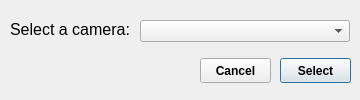
<?xml version="1.0" encoding="UTF-8"?>
<ui version="4.0">
 <class>DialogChooseCamer</class>
 <widget class="QDialog" name="DialogChooseCamer">
  <property name="geometry">
   <rect>
    <x>0</x>
    <y>0</y>
    <width>360</width>
    <height>100</height>
   </rect>
  </property>
  <property name="minimumSize">
   <size>
    <width>360</width>
    <height>100</height>
   </size>
  </property>
  <property name="maximumSize">
   <size>
    <width>360</width>
    <height>100</height>
   </size>
  </property>
  <property name="windowTitle">
   <string>Choose Camera</string>
  </property>
  <widget class="QLabel" name="label_Name">
   <property name="geometry">
    <rect>
     <x>10</x>
     <y>19</y>
     <width>121</width>
     <height>21</height>
    </rect>
   </property>
   <property name="font">
    <font>
     <pointsize>12</pointsize>
    </font>
   </property>
   <property name="text">
    <string>Select a camera:</string>
   </property>
  </widget>
  <widget class="QComboBox" name="comboBox">
   <property name="geometry">
    <rect>
     <x>140</x>
     <y>20</y>
     <width>210</width>
     <height>22</height>
    </rect>
   </property>
  </widget>
  <widget class="QPushButton" name="pushButtonSelect">
   <property name="geometry">
    <rect>
     <x>280</x>
     <y>58</y>
     <width>71</width>
     <height>25</height>
    </rect>
   </property>
   <property name="font">
    <font>
     <weight>75</weight>
     <bold>true</bold>
    </font>
   </property>
   <property name="styleSheet">
    <string notr="true"/>
   </property>
   <property name="text">
    <string>Select</string>
   </property>
  </widget>
  <widget class="QPushButton" name="pushButtonCancel">
   <property name="geometry">
    <rect>
     <x>200</x>
     <y>58</y>
     <width>71</width>
     <height>25</height>
    </rect>
   </property>
   <property name="font">
    <font>
     <weight>75</weight>
     <bold>true</bold>
    </font>
   </property>
   <property name="styleSheet">
    <string notr="true"/>
   </property>
   <property name="text">
    <string>Cancel</string>
   </property>
   <property name="autoDefault">
    <bool>false</bool>
   </property>
  </widget>
 </widget>
 <resources/>
 <connections/>
</ui>
